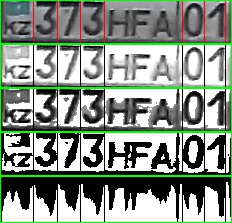
#> input picture debug_imgs/Segmentation/1.jpg, 232 x 223 px
$ python -i thresholding.py   (imports and definitions only)   (older library calls are emulated)
#> lines starting #> are read from the running program, lines starting #| are printed output that depends on the picture
import itertools
import math
import numpy as np
from scipy import ndimage as ndi
from scipy.ndimage import filters as ndif
from collections import OrderedDict
from skimage.exposure import histogram
from skimage._shared.utils import assert_nD, warn
from skimage.transform import integral_image
from skimage import util
from skimage import dtype_limits, img_as_ubyte

__all__ = ['try_all_threshold',
           'threshold_adaptive',
           'threshold_otsu',
           'threshold_yen',
           'threshold_isodata',
           'threshold_li',
           'threshold_minimum',
           'threshold_mean',
           'threshold_niblack',
           'threshold_sauvola',
           'threshold_triangle']


# [702 lines left out: functions _try_all, try_all_threshold, threshold_adaptive, threshold_otsu, threshold_yen, threshold_isodata and 4 more, not called in this run]


def _mean_std(image, w):
    """Return local mean and standard deviation of each pixel using a
    neighborhood defined by a rectangular window with size w times w.
    The algorithm uses integral images to speedup computation. This is
    used by threshold_niblack and threshold_sauvola.

    Parameters
    ----------
    image : ndarray
        Input image.
    w : int
        Odd window size (e.g. 3, 5, 7, ..., 21, ...).

    Returns
    -------
    m : 2-D array of same size of image with local mean values.
    s : 2-D array of same size of image with local standard
        deviation values.

    References
    ----------
    .. [1] F. Shafait, D. Keysers, and T. M. Breuel, "Efficient
           implementation of local adaptive thresholding techniques
           using integral images." in Document Recognition and
           Retrieval XV, (San Jose, USA), Jan. 2008.
           DOI:10.1117/12.767755
    """
#> called with w = 15
    if w == 1 or w % 2 == 0:
        raise ValueError(
            "Window size w = %s must be odd and greater than 1." % w)

    left_pad = w // 2 + 1
    right_pad = w // 2
    padded = np.pad(image.astype('float'), (left_pad, right_pad),
                    mode='reflect')
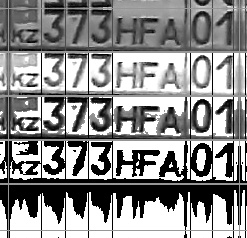
#> padded: shape (238, 247) float64; min 0, max 255, mean 142
    padded_sq = padded * padded
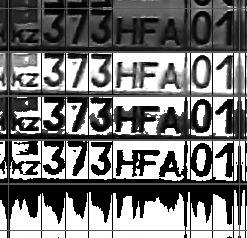
#> padded_sq: shape (238, 247) float64; min 0, max 65025, mean 29988.5; drawn with min black and max white

    integral = integral_image(padded)
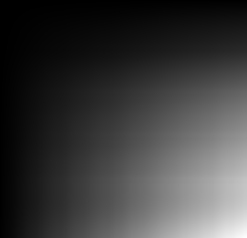
#> integral: shape (238, 247) float64; min 103, max 8348199, mean 1983848.4; drawn with min black and max white
    integral_sq = integral_image(padded_sq)

    kern = np.zeros((w + 1,) * image.ndim)
    for indices in itertools.product(*([[0, -1]] * image.ndim)):
        kern[indices] = (-1) ** (image.ndim % 2 != np.sum(indices) % 2)

    sum_full = ndi.correlate(integral, kern, mode='constant')
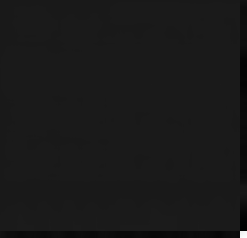
#> sum_full: shape (238, 247) float64; min -842862, max 7639993, mean 8508; drawn with min black and max white
    m = util.crop(sum_full, (left_pad, right_pad)) / (w ** image.ndim)
    sum_sq_full = ndi.correlate(integral_sq, kern, mode='constant')
    g2 = util.crop(sum_sq_full, (left_pad, right_pad)) / (w ** image.ndim)
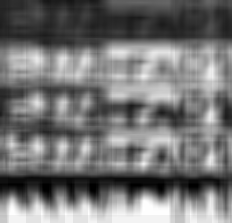
#> g2: shape (223, 232) float64; min 0, max 65025, mean 29861.9; drawn with min black and max white
    s = np.sqrt(g2 - m * m)
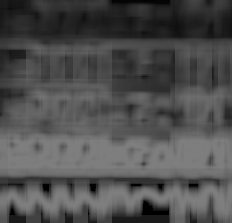
#> s: shape (223, 232) float64; min 0, max 127.3, mean 79
    return m, s


def threshold_niblack(image, window_size=15, k=0.2):
    """Applies Niblack local threshold to an array.

    A threshold T is calculated for every pixel in the image using the
    following formula:

    T = m(x,y) - k * s(x,y)

    where m(x,y) and s(x,y) are the mean and standard deviation of
    pixel (x,y) neighborhood defined by a rectangular window with size w
    times w centered around the pixel. k is a configurable parameter
    that weights the effect of standard deviation.

    Parameters
    ----------
    image: (N, M) ndarray
        Grayscale input image.
    window_size : int, optional
        Odd size of pixel neighborhood window (e.g. 3, 5, 7...).
    k : float, optional
        Value of parameter k in threshold formula.

    Returns
    -------
    threshold : (N, M) ndarray
        Threshold mask. All pixels with an intensity higher than
        this value are assumed to be foreground.

    Notes
    -----
    This algorithm is originally designed for text recognition.

    References
    ----------
    .. [1] Niblack, W (1986), An introduction to Digital Image
           Processing, Prentice-Hall.

    Examples
    --------
    >>> from skimage import data
    >>> image = data.page()
    >>> binary_image = threshold_niblack(image, window_size=7, k=0.1)
    """
    m, s = _mean_std(image, window_size)
    return m - k * s
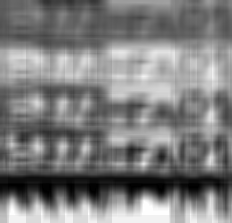
#> returned value: shape (223, 232) float64; min -2.49, max 255, mean 124.9; drawn with min black and max white


# [58 lines left out: function threshold_sauvola, not called in this run]

>>> import cv2
>>> picture = cv2.imread('debug_imgs/Segmentation/1.jpg', cv2.IMREAD_GRAYSCALE)
>>> result = threshold_niblack(picture)

$ run again, on debug_imgs/Segmentation/11.jpg
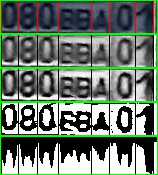
#> input picture debug_imgs/Segmentation/11.jpg, 158 x 175 px
#> in _mean_std, `m = util.crop(sum_full, (left_pad, right_pad)) / (w ** image.ndim)`:
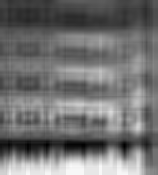
#> m: shape (175, 158) float64; min 0.209, max 250.2, mean 113.3
#> in _mean_std, `s = np.sqrt(g2 - m * m)`:
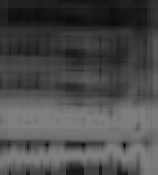
#> s: shape (175, 158) float64; min 0.664, max 127.2, mean 74.3

$ run again, on debug_imgs/Segmentation/12.jpg
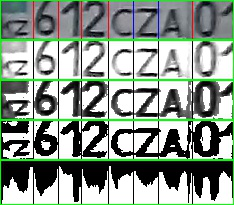
#> input picture debug_imgs/Segmentation/12.jpg, 234 x 205 px
#> in threshold_niblack, `return m - k * s`:
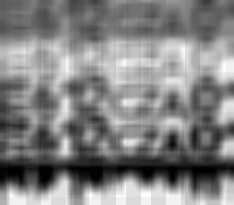
#> returned value: shape (205, 234) float64; min -2.43, max 254.9, mean 128.7; drawn with min black and max white
